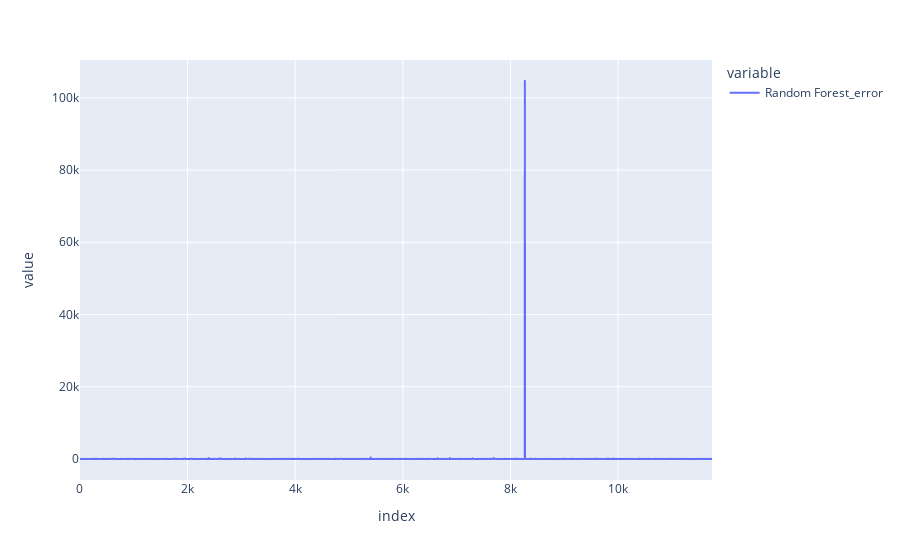

The code cell stored with this chart in its notebook:
### Code cell
pct_error[['Random Forest_error']][:].plot()

### Figure 1 — Plotly figure (JSON) as saved in the notebook; plotly's stock layout.template omitted (floating-point values rounded to 4 significant figures; data arrays with more than 128 entries replaced by an {"elided": "..."} marker saying what was removed)
{"data": [{"hovertemplate": "variable=Random Forest_error<br>index=%{x}<br>value=%{y}<extra></extra>", "legendgroup": "Random Forest_error", "line": {"color": "#636efa", "dash": "solid"}, "marker": {"symbol": "circle"}, "mode": "lines", "name": "Random Forest_error", "showlegend": true, "type": "scattergl", "x": {"elided": "2352 int values"}, "xaxis": "x", "y": {"elided": "2352 float values"}, "yaxis": "y"}], "layout": {"legend": {"title": {"text": "variable"}, "tracegroupgap": 0}, "margin": {"t": 60}, "xaxis": {"anchor": "y", "domain": [0, 1], "title": {"text": "index"}}, "yaxis": {"anchor": "x", "domain": [0, 1], "title": {"text": "value"}}}}
